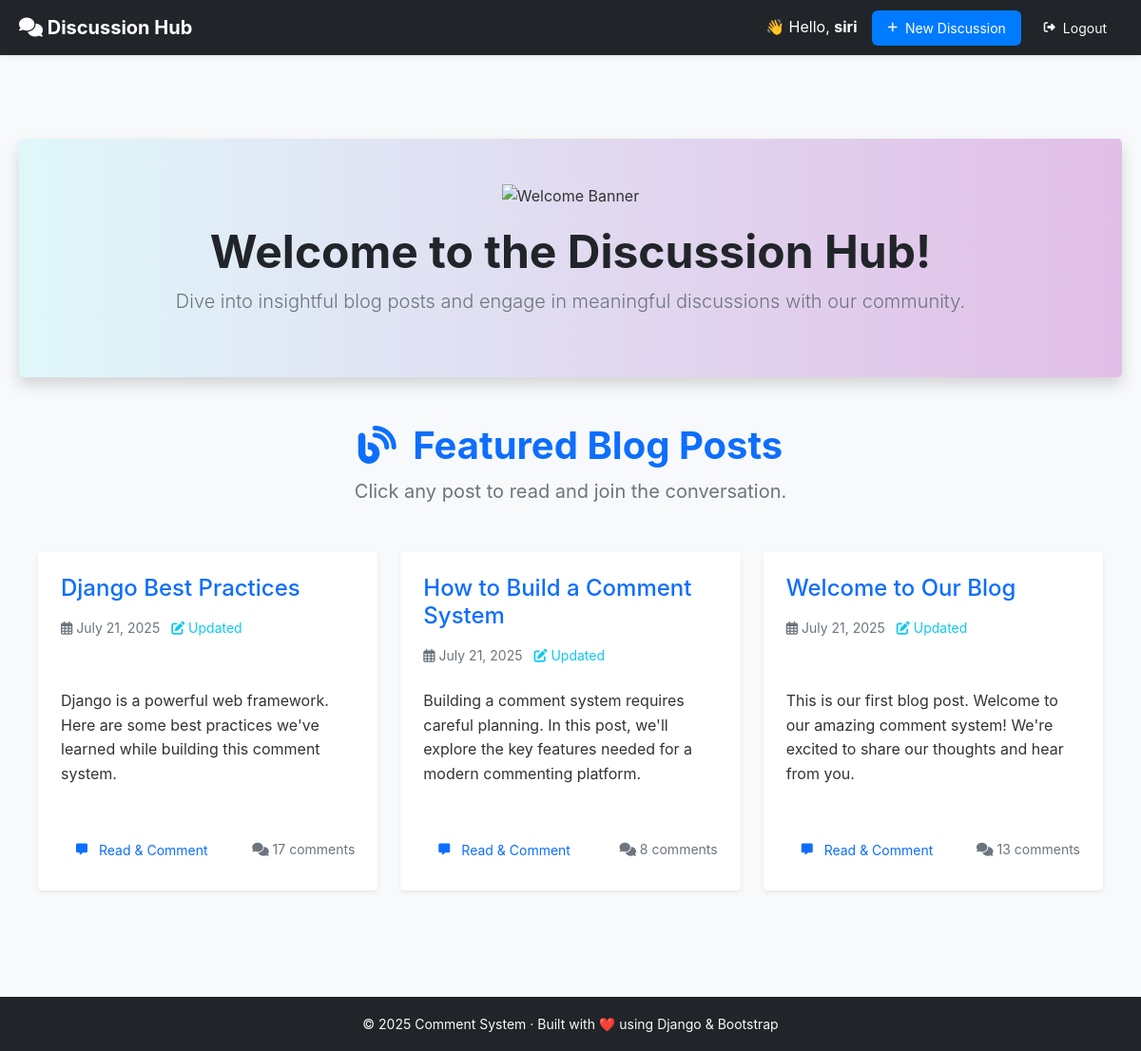
The app's page / (signed in) with its own data.
### comments/models.py (models this page shows, shortened)
class Page(models.Model):
    title = models.CharField(max_length=200)
    content = models.TextField()
    created_at = models.DateTimeField(auto_now_add=True)
    updated_at = models.DateTimeField(auto_now=True)
    class Meta:
        ordering = ['-created_at']

### comments/views.py (the view)
# urls.py: path('', views.homepage, name='homepage'),
def homepage(request):
    pages = Page.objects.all().order_by('-created_at')
    pages = pages.annotate(
        comment_count=Count('comments', filter=Q(comments__is_deleted=False))
    )
    return render(request, 'comments/homepage.html', {'pages': pages})

### comments/templates/comments/homepage.html (shortened to what this page needs)
{% extends 'comments/base.html' %}
{% load static %}
{% block content %}
<div class="text-center my-5 py-5 bg-light shadow rounded-3" style="background: linear-gradient(to right, #e0f7fa, #e1bee7);">
    <img src="{% static 'images/homepage_banner.png' %}"
         alt="Welcome Banner"
         class="img-fluid mb-3" style="max-width: 180px;">
    <h1 class="display-5 fw-bold text-dark">Welcome to the Discussion Hub!</h1>
    <p class="lead text-secondary px-3">Dive into insightful blog posts and engage in meaningful discussions with our community.</p>
</div>
<div class="container homepage my-5">
    <header class="text-center mb-5">
        <h2 class="fw-bold text-primary">
            <i class="fas fa-blog me-2"></i> Featured Blog Posts
        </h2>
        <p class="text-muted fs-5">Click any post to read and join the conversation.</p>
    </header>
    <div class="row g-4">
        {% if pages %}
            {% for page in pages %}
                <div class="col-md-6 col-lg-4">
                    <div class="card h-100 shadow-sm border-0 rounded-4 position-relative hover-shadow transition-all">
                        <div class="card-body d-flex flex-column p-4">
                            <h4 class="card-title mb-3 text-dark">
                                <a href="{% url 'comments:page_detail' page.id %}" class="text-decoration-none stretched-link text-primary fw-semibold">
                                    {{ page.title }}
                                </a>
                            </h4>
                            <div class="text-muted small mb-2">
                                <i class="far fa-calendar-alt me-1"></i>{{ page.created_at|date:"F d, Y" }}
                                {% if page.updated_at != page.created_at %}
                                    <span class="ms-2 text-info">
                                        <i class="fas fa-edit"></i> Updated
                                    </span>
                                {% endif %}
                            </div>
                            <p class="card-text text-muted flex-grow-1">
                                {{ page.content|truncatewords:25|linebreaks }}
                            </p>
                            <div class="d-flex justify-content-between align-items-center mt-3">
                                <a href="{% url 'comments:page_detail' page.id %}" class="btn btn-outline-primary btn-sm rounded-pill">
                                    <i class="fas fa-comment-alt me-1"></i> Read & Comment
                                </a>
                                <span class="text-muted small">
                                    <i class="fas fa-comments"></i>
                                    {{ page.comments.count }} comment{{ page.comments.count|pluralize }}
                                </span>
                            </div>
                        </div>
                    </div>
                </div>
            {% endfor %}
        {% else %}
            <div class="text-center py-5">
                <i class="fas fa-file-alt fa-3x text-muted mb-3"></i>
                <h4 class="text-dark">No blog posts yet</h4>
                <p class="text-secondary">Check back soon for more discussions!</p>
            </div>
        {% endif %}
    </div>
</div>
{% endblock %}

### comments/templates/comments/base.html (shortened to what this page needs)
{% load static %}
<!DOCTYPE html>
<html lang="en">
<head>
    <link href="https://cdn.jsdelivr.net/npm/bootstrap@5.1.3/dist/css/bootstrap.min.css" rel="stylesheet">
    <link rel="stylesheet" href="https://cdnjs.cloudflare.com/ajax/libs/font-awesome/6.5.0/css/all.min.css" />
    <link rel="stylesheet" href="{% static 'comments/style.css' %}">
</head>
<body style="background-color: #f8f9fa;">
    <nav class="navbar navbar-expand-lg navbar-dark bg-dark shadow-sm sticky-top">
        <div class="container">
            <a class="navbar-brand fw-bold" href="{% url 'comments:homepage' %}">
                <i class="fas fa-comments"></i> Discussion Hub
            </a>
            <div class="ms-auto d-flex align-items-center">
                {% if user.is_authenticated %}
                    <span class="navbar-text text-white me-3">
                        👋 Hello, <strong>{{ user.username }}</strong>
                    </span>
                    <a href="{% url 'comments:create_discussion' %}" class="btn btn-primary me-2">
                        <i class="fas fa-plus"></i> New Discussion
                    </a>
                    <form method="POST" action="{% url 'logout' %}" class="d-inline">
                        <button type="submit" class="btn btn-sm btn-outline-light">
                            <i class="fas fa-sign-out-alt"></i> Logout
                        </button>
                    </form>
                {% endif %}
            </div>
        </div>
    </nav>
    <main class="container py-3">
        {% block content %}
        {% endblock %}
    </main>
    <footer class="bg-dark text-light text-center py-3 mt-5 shadow-sm">
        <div class="container">
            <small>&copy; 2025 Comment System · Built with ❤️ using Django & Bootstrap</small>
        </div>
    </footer>
</body>
</html>

### comments/static/comments/style.css (style rules this page uses)
* { margin: 0; padding: 0; box-sizing: border-box; }
body { font-family: -apple-system, BlinkMacSystemFont, 'Segoe UI', Roboto, Oxygen, Ubuntu, Cantarell, sans-serif; line-height: 1.6; color: #333; background-color: #f5f7fa; }
.container { max-width: 1200px; margin: 0 auto; padding: 0 20px; }
.homepage h2 { color: #1a1a1a; font-size: 2.5rem; margin-bottom: 0.5rem; }
.btn { padding: 0.5rem 1rem; border: none; border-radius: 6px; font-size: 0.875rem; cursor: pointer; transition: all 0.2s ease; display: inline-flex; align-items: center; gap: 0.5rem; text-decoration: none; }
.btn-primary { background: #007bff; color: white; }
.btn i { font-size: 0.75rem; }

### comments/templates/comments/homepage.html (style rules this page uses)
.transition-all { transition: all 0.3s ease-in-out; }

### records on screen
Page: title "Django Best Practices", created_at "July 21, 2025", shows "Updated", content "Django is a powerful web framework. Here are some best practices we've learned while building this comment system.", comments.count "17"
Page: title "How to Build a Comment System", created_at "July 21, 2025", shows "Updated", content "Building a comment system requires careful planning. In this post, we'll explore the key features needed for a modern commenting platform.", comments.count "8"
Page: title "Welcome to Our Blog", created_at "July 21, 2025", shows "Updated", content "This is our first blog post. Welcome to our amazing comment system! We're excited to share our thoughts and hear from you.", comments.count "13"

### other values on screen
{{ user.username }} "siri"
